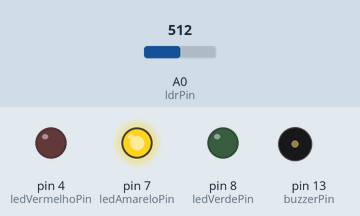
Recording of a sketch running on a simulated Arduino Uno, built with avr-gcc and run on an emulated ATmega328P. Parts: output pins drawn as LEDs (lit = HIGH), buzzer (waves = sounding). The test bench sets the inputs (shaded band); at power-on: A0 (ldrPin) = 512.

Above: at 1.8 s.
1.9 s: A0 (ldrPin) set to 490
At 2.4 s:
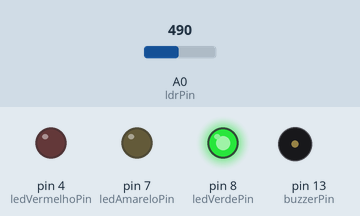
3.5 s: A0 (ldrPin) set to 660
At 4.7 s:
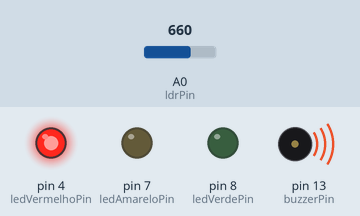
5.0 s: A0 (ldrPin) set to 632
At 5.25 s:
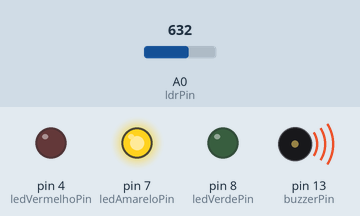
9.0 s: A0 (ldrPin) set to 716
At 10.1 s:
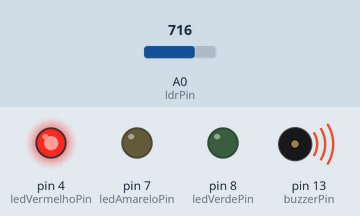
Timing chart, 0 to 11.5 s (numbered marks = the images above; inputs shaded):
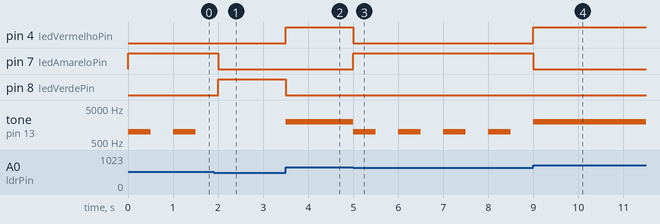

Measured:
- the behaviour switches between 500 and 499 on A0 (ldrPin) (found by bisection; images 0 and 1)
- the behaviour switches between 650 and 649 on A0 (ldrPin) (found by bisection; images 2 and 3)
- after the input at 1.9 s, pin 7 (ledAmareloPin): HIGH → LOW after 0.10 s; pin 8 (ledVerdePin): LOW → HIGH after 0.10 s; tone on pin 13 (buzzerPin): stays silent (without the input it goes to 1000 Hz after 0.10 s)
- after the input at 3.5 s, pin 4 (ledVermelhoPin): LOW → HIGH at once; pin 8 (ledVerdePin): HIGH → LOW at once; tone on pin 13 (buzzerPin): silent → 2000 Hz at once
- after the input at 5.0 s, pin 4 (ledVermelhoPin): HIGH → LOW at once; pin 7 (ledAmareloPin): LOW → HIGH at once; tone on pin 13 (buzzerPin): alternates 1000 Hz for 0.50 s and silent for 0.50 s, starting at once
- after the input at 9.0 s, pin 4 (ledVermelhoPin): LOW → HIGH at once; pin 7 (ledAmareloPin): HIGH → LOW at once
- by itself, tone on pin 13 (buzzerPin): alternates 1000 Hz for 0.50 s and silent for 0.50 s

The sketch:

cp1_edge_gpt1.ino
```cpp
// ============================================================
// ===          Monitor de Luminosidade com Arduino         ===
// ============================================================

// Este código implementa um sistema de monitoramento de luminosidade utilizando um Arduino e um sensor LDR (Light Dependent Resistor).
// O sistema aciona LEDs e um buzzer para indicar diferentes estados de luminosidade detectados pelo sensor.

// Definição dos pinos utilizados
const int ldrPin = A0;         // Pino analógico conectado ao LDR
const int ledVerdePin = 8;     // Pino digital para o LED verde
const int ledAmareloPin = 7;   // Pino digital para o LED amarelo
const int ledVermelhoPin = 4;  // Pino digital para o LED vermelho
const int buzzerPin = 13;      // Pino digital para o buzzer

// Variável para armazenar o valor lido pelo sensor LDR
int valorLDR;

// Define os limiares para os estados de luminosidade
const int limiarAlerta = 650;  // Limiar para o estado de alerta
const int limiarBaixo = 500;    // Limiar para o estado de luminosidade baixa

// Variáveis para armazenar o estado atual da luminosidade e se o sistema está em estado de alerta
int luminosidade;
bool emAlerta = false;

// Função de inicialização do Arduino
void setup() {
  // Configura os pinos como entrada ou saída
  pinMode(ledVerdePin, OUTPUT);
  pinMode(ledAmareloPin, OUTPUT);
  pinMode(ledVermelhoPin, OUTPUT);
  pinMode(buzzerPin, OUTPUT);
  pinMode(ldrPin, INPUT);
}

// Função de repetição do Arduino
void loop() {
  // Lê a luminosidade do sensor LDR
  luminosidade = analogRead(ldrPin);

  // Verifica o estado atual da luminosidade
  if (luminosidade < limiarBaixo) {
    // Luminosidade abaixo do limite
    digitalWrite(ledVerdePin, HIGH);   // LED verde indicando OK
    digitalWrite(ledAmareloPin, LOW);
    digitalWrite(ledVermelhoPin, LOW);
    emAlerta = false;  // Reset do estado de alerta
    noTone(buzzerPin); // Desliga o buzzer
  }
  else if (luminosidade < limiarAlerta) {
    // Luminosidade entre o limite baixo e o limite de alerta
    digitalWrite(ledVerdePin, LOW);
    digitalWrite(ledAmareloPin, HIGH);  // LED amarelo indicando alerta
    digitalWrite(ledVermelhoPin, LOW);
    emAlerta = true;
    tone(buzzerPin, 1000, 500);  // Ativa o buzzer com frequência de 1000Hz por 500ms
    delay(1000); // Aguarda 1 segundo antes de prosseguir
  }
  else {
    // Luminosidade acima do limite de alerta
    digitalWrite(ledVerdePin, LOW);
    digitalWrite(ledAmareloPin, LOW);
    digitalWrite(ledVermelhoPin, HIGH);  // LED vermelho indicando alerta
    tone(buzzerPin, 2000, 1000);  // Ativa o buzzer com frequência de 2000Hz por 1000ms
    emAlerta = true;  // Atualiza o estado de alerta
  }
}
```
